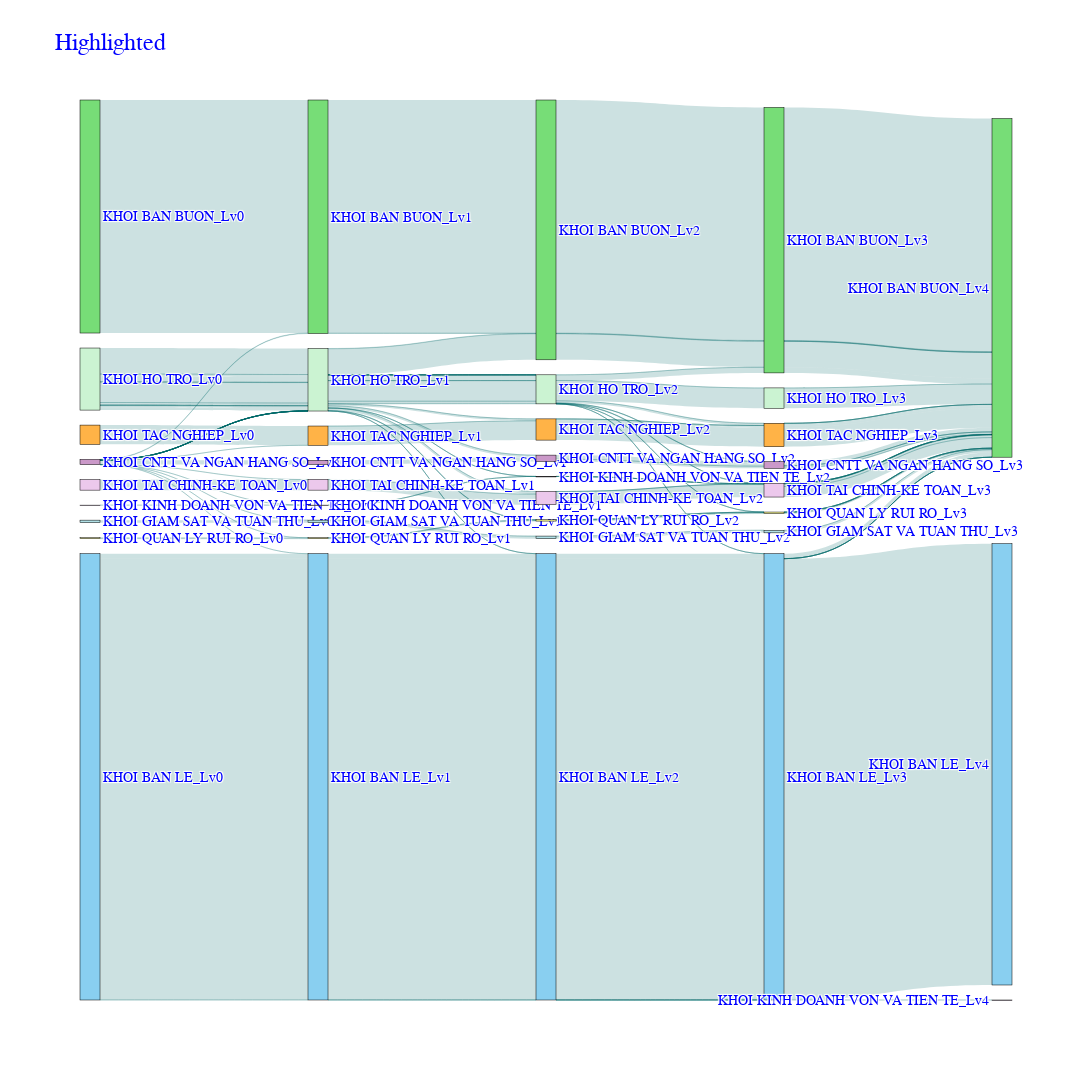

This figure's notebook cell:
### Code cell
highlighted_df = all_lv_df[all_lv_df.isin(highlighted_nodes_1).any(axis=1)]
# st.dataframe(highlighted_df)
sub_fig = sankey_graph(highlighted_df, selected_columns, highlighted_nodes_1, title= "Highlighted", color_map= color_map_v2)
sub_fig

### Figure 1 — Plotly figure (JSON) as saved in the notebook; plotly's stock layout.template omitted (floating-point values rounded to 4 significant figures; data arrays with more than 128 entries replaced by an {"elided": "..."} marker saying what was removed)
{"data": [{"link": {"color": {"elided": "184 str values"}, "source": {"elided": "184 int values"}, "target": {"elided": "184 int values"}, "value": {"elided": "184 int values"}}, "node": {"color": ["#77DD77", "#77DD77", "#77DD77", "#77DD77", "#77DD77", "#89CFF0", "#89CFF0", "#89CFF0", "#89CFF0", "#89CFF0", "#CB99C9", "#CB99C9", "#CB99C9", "#CB99C9", "#FFD1DC", "#B0E0E6", "#B0E0E6", "#B0E0E6", "#B0E0E6", "#CBF3D2", "#CBF3D2", "#CBF3D2", "#CBF3D2", "#B39EB5", "#B39EB5", "#B39EB5", "#B39EB5", "#FDFD96", "#FDFD96", "#FDFD96", "#FDFD96", "#FFB347", "#FFB347", "#FFB347", "#FFB347", "#ECC8EC", "#ECC8EC", "#ECC8EC", "#ECC8EC"], "label": ["KHOI BAN BUON_Lv0", "KHOI BAN BUON_Lv1", "KHOI BAN BUON_Lv2", "KHOI BAN BUON_Lv3", "KHOI BAN BUON_Lv4", "KHOI BAN LE_Lv0", "KHOI BAN LE_Lv1", "KHOI BAN LE_Lv2", "KHOI BAN LE_Lv3", "KHOI BAN LE_Lv4", "KHOI CNTT VA NGAN HANG SO_Lv0", "KHOI CNTT VA NGAN HANG SO_Lv1", "KHOI CNTT VA NGAN HANG SO_Lv2", "KHOI CNTT VA NGAN HANG SO_Lv3", "KHOI DAU TU_Lv4", "KHOI GIAM SAT VA TUAN THU_Lv0", "KHOI GIAM SAT VA TUAN THU_Lv1", "KHOI GIAM SAT VA TUAN THU_Lv2", "KHOI GIAM SAT VA TUAN THU_Lv3", "KHOI HO TRO_Lv0", "KHOI HO TRO_Lv1", "KHOI HO TRO_Lv2", "KHOI HO TRO_Lv3", "KHOI KINH DOANH VON VA TIEN TE_Lv0", "KHOI KINH DOANH VON VA TIEN TE_Lv1", "KHOI KINH DOANH VON VA TIEN TE_Lv2", "KHOI KINH DOANH VON VA TIEN TE_Lv4", "KHOI QUAN LY RUI RO_Lv0", "KHOI QUAN LY RUI RO_Lv1", "KHOI QUAN LY RUI RO_Lv2", "KHOI QUAN LY RUI RO_Lv3", "KHOI TAC NGHIEP_Lv0", "KHOI TAC NGHIEP_Lv1", "KHOI TAC NGHIEP_Lv2", "KHOI TAC NGHIEP_Lv3", "KHOI TAI CHINH-KE TOAN_Lv0", "KHOI TAI CHINH-KE TOAN_Lv1", "KHOI TAI CHINH-KE TOAN_Lv2", "KHOI TAI CHINH-KE TOAN_Lv3"], "line": {"color": "black", "width": 0.5}, "pad": 15, "thickness": 20}, "type": "sankey"}], "layout": {"autosize": false, "font": {"color": "blue", "family": "Arial", "size": 14}, "height": 1080, "title": {"font": {"size": 24}, "text": "Highlighted"}, "width": 1620, "xaxis": {"showticklabels": false, "visible": false}, "yaxis": {"showticklabels": false, "visible": false}}}
